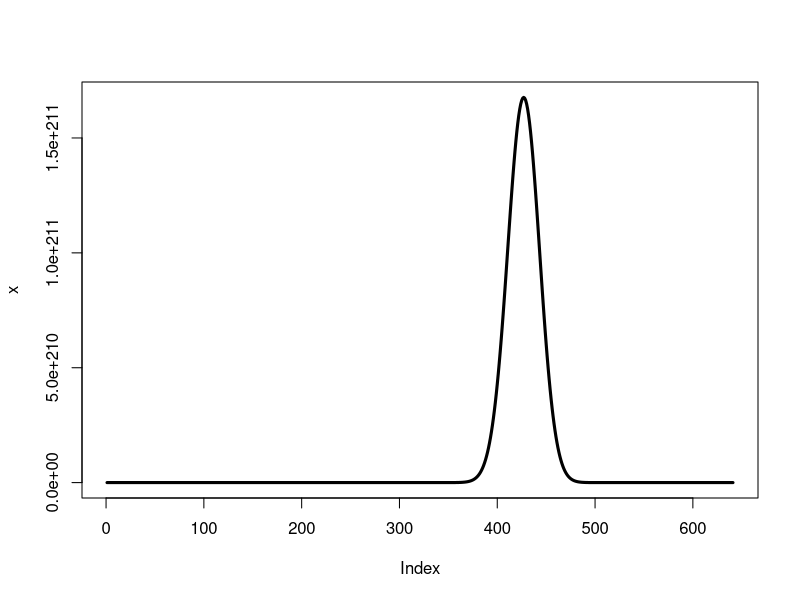

Here is the R script that generated this plot:
#This code can be used to 

x<-c(1,5,8,9,10,13)
NN<-7 #keep in mind this 
for (nn in 1:7){
  y<- cbind(x) %x% rbind(x)
  x<-sapply(2:(2*nrow(y)),function(z)sum(y[row(y)+col(y)==z]))
}
plot(x,type="l",lwd=3)